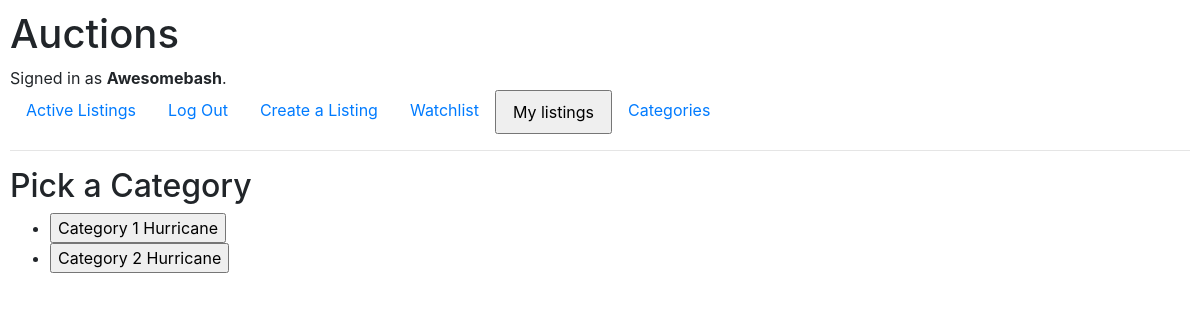
Page /categories (signed in) on the committed database.
### auctions/models.py (models this page shows, shortened)
class User(AbstractUser):
    pass

class Category(models.Model):
    categoryTitle = models.CharField(max_length=64)

### auctions/views.py (the view)
# urls.py: path("categories", views.categories, name="categories"),
def categories(request):
    return render(request, "auctions/categories.html", {
        'categories': Category.objects.values()
    })

### auctions/templates/auctions/categories.html (shortened to what this page needs)
{% extends "auctions/layout.html" %}
{% block body %}
    <h2>Pick a Category</h2>
    <form action="{% url 'index' %}" method="post">
        <ul>
            {% for category in categories %}
                <li><input type="submit" name="category" value="{{category.categoryTitle}}"></li>
            {% endfor %}
        </ul>
    </form>
{% endblock %}

### auctions/templates/auctions/layout.html (shortened to what this page needs)
{% load static %}
<!DOCTYPE html>
<html lang="en">
    <head>
        <link rel="stylesheet" href="https://stackpath.bootstrapcdn.com/bootstrap/4.4.1/css/bootstrap.min.css">
        <link href="{% static 'auctions/styles.css' %}" rel="stylesheet">
    </head>
    <body>
        <h1>Auctions</h1>
        <div>
            {% if user.is_authenticated %}
                Signed in as <strong>{{ user.username }}</strong>.
            {% else %}
                Not signed in.
            {% endif %}
        </div>
        <ul class="nav">
            <li class="nav-item">
                <a class="nav-link" href="{% url 'index' %}">Active Listings</a>
            </li>
            {% if user.is_authenticated %}
                <li class="nav-item">
                    <a class="nav-link" href="{% url 'logout' %}">Log Out</a>
                </li>
                <li class="nav-item">
                    <a class="nav-link" href="{% url 'create' %}">Create a Listing</a>
                </li>
                <li class="nav-item">
                    <a class="nav-link" href="{% url 'watchlist' %}">Watchlist</a>
                </li>
                <li class="nav-item">
                    <form action="{% url 'index' %}" method="post">
                        <li><input type="submit" name="mylist" value="My listings" class="nav-link"></li>
                    </form>
                </li>
            {% endif %}
            <li class="nav-item">
                <a class="nav-link" href="{% url 'categories' %}">Categories</a>
            </li>
        </ul>
        <hr>
        {% block body %}
        {% endblock %}
    </body>
</html>

### auctions/static/auctions/styles.css (style rules this page uses)
body { padding: 10px; }

### rows in the picture
User: username "Awesomebash"
Category: category "Category 1 Hurricane"
Category: category "Category 2 Hurricane"
